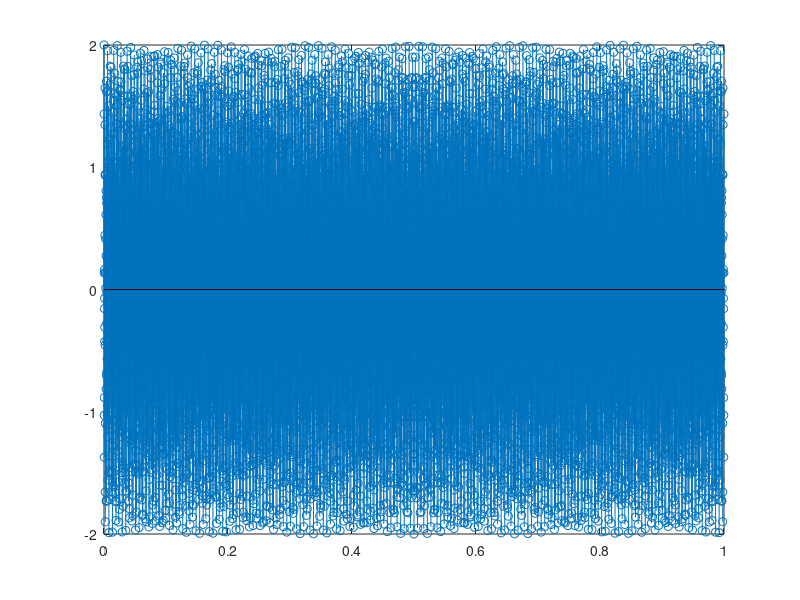
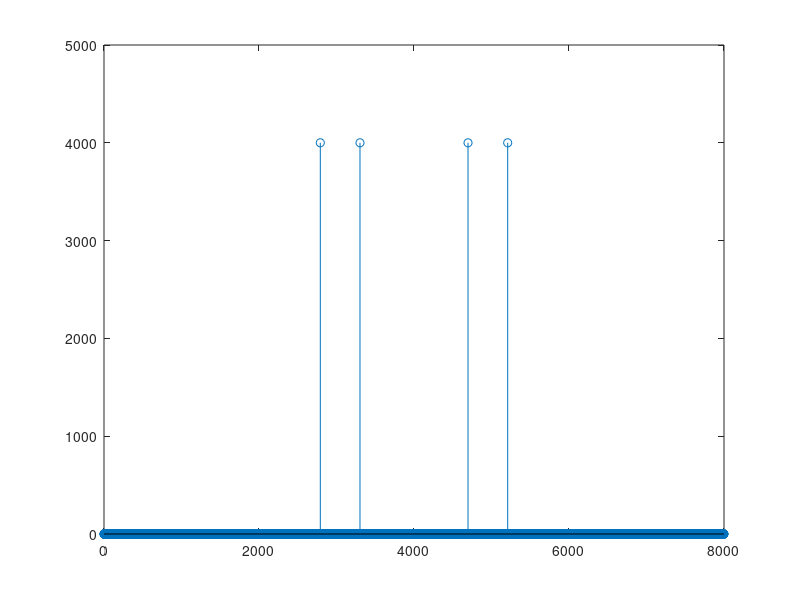

Recreate these plots in MATLAB, in order. (Note: this script raises an error after producing the figures.)
clear 
fs=8000;
f1=697;
f2=1209;
T=1/fs;
t=[0:T:1-T];
input=cos(2*pi*f1.*t)+cos(2*pi*f2.*t);
figure(1);
stem(t,input);
output=fftshift(fft(input));
figure(2);
stem([0:length(input)-1],abs(output));
%stem(linspace(-fs/2,fs/2,length(t)),abs(output));
N=length(input);
x_squre=zeros(1,N);
for k=[600:1800]
[vk,vk_last]=compute_vk(N,input,N,k);
x_squre(k)=vk^2+vk_last^2-2*cos(2*pi*k/N)*vk*vk_last;
end
figure(3)
decode=x_squre>10^6;
%find(decode)
% ar=lpc(input,50);
% [H,w]=freqz(1,ar,4000);
% stem([0:4000-1],abs(H).^2)
[outputy,outputx]=frequency_analysis_goertzel(input);



